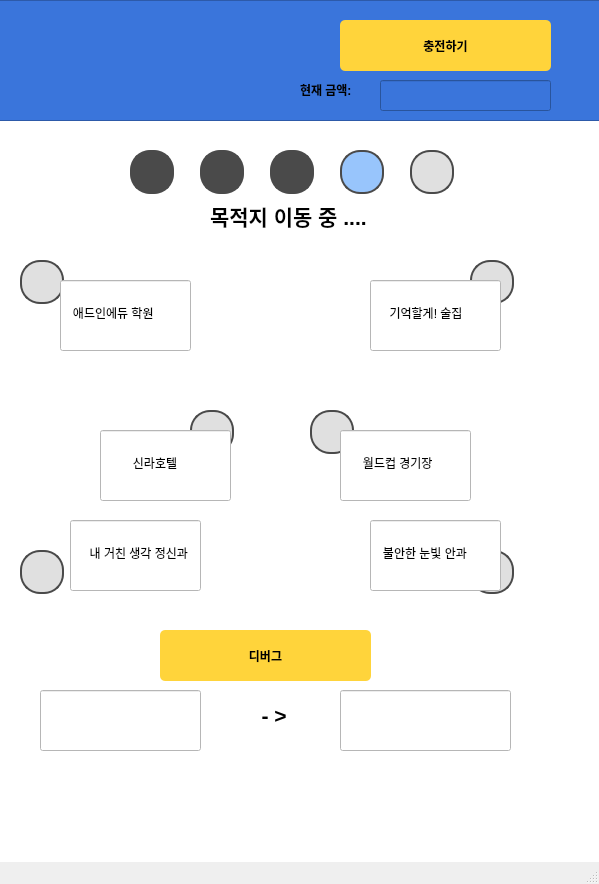
<?xml version="1.0" encoding="UTF-8"?>
<ui version="4.0">
 <class>MainWindow</class>
 <widget class="QMainWindow" name="MainWindow">
  <property name="geometry">
   <rect>
    <x>0</x>
    <y>0</y>
    <width>599</width>
    <height>884</height>
   </rect>
  </property>
  <property name="windowTitle">
   <string>MainWindow</string>
  </property>
  <widget class="QWidget" name="centralwidget">
   <property name="styleSheet">
    <string notr="true">background-color: white;
</string>
   </property>
   <widget class="QWidget" name="verticalLayoutWidget">
    <property name="geometry">
     <rect>
      <x>-10</x>
      <y>0</y>
      <width>621</width>
      <height>121</height>
     </rect>
    </property>
    <layout class="QVBoxLayout" name="verticalLayout">
     <item>
      <widget class="QFrame" name="frame">
       <property name="styleSheet">
        <string notr="true">background-color: #3A75DB
</string>
       </property>
       <property name="frameShape">
        <enum>QFrame::StyledPanel</enum>
       </property>
       <property name="frameShadow">
        <enum>QFrame::Raised</enum>
       </property>
       <widget class="QToolButton" name="ChargeBtn">
        <property name="geometry">
         <rect>
          <x>350</x>
          <y>20</y>
          <width>211</width>
          <height>51</height>
         </rect>
        </property>
        <property name="styleSheet">
         <string notr="true">background-color: #FFD43B;
color: black;
font-weight: bold;
border-radius: 5px;
padding: 5px 10px;
</string>
        </property>
        <property name="text">
         <string>충전하기</string>
        </property>
       </widget>
       <widget class="QLineEdit" name="Logo">
        <property name="geometry">
         <rect>
          <x>30</x>
          <y>20</y>
          <width>81</width>
          <height>71</height>
         </rect>
        </property>
        <property name="styleSheet">
         <string notr="true">QLineEdit {
    background-image: url(/home/lim/dev_ws/addintexi/UserGUI/data/icon/logo.png);
    background-repeat: no-repeat;
    background-position: center;
    background-size: cover; 
    border: none;
    padding: 0px;
}
</string>
        </property>
       </widget>
       <widget class="QLineEdit" name="LeftMoney">
        <property name="geometry">
         <rect>
          <x>390</x>
          <y>80</y>
          <width>171</width>
          <height>31</height>
         </rect>
        </property>
        <property name="readOnly">
         <bool>true</bool>
        </property>
       </widget>
       <widget class="QLabel" name="label_5">
        <property name="geometry">
         <rect>
          <x>310</x>
          <y>80</y>
          <width>66</width>
          <height>19</height>
         </rect>
        </property>
        <property name="font">
         <font>
          <weight>75</weight>
          <bold>true</bold>
         </font>
        </property>
        <property name="text">
         <string>현재 금액:</string>
        </property>
       </widget>
      </widget>
     </item>
    </layout>
   </widget>
   <widget class="QLineEdit" name="Prograss1">
    <property name="geometry">
     <rect>
      <x>130</x>
      <y>150</y>
      <width>44</width>
      <height>44</height>
     </rect>
    </property>
    <property name="styleSheet">
     <string notr="true">QLineEdit {
    background-color: #4A4A4A; /* 배경색 - 회색 */
    color: #000000;           /* 텍스트 색상 - 검정 */
    border: 2px solid #4A4A4A; /* 테두리 - 회색 */
    border-radius: 20px;       /* 반지름을 크기에 맞춰 조정 */
    min-width: 40px;           /* 최소 너비 (원 크기) */
    min-height: 40px;          /* 최소 높이 (원 크기) */
    max-width: 40px;
    max-height: 40px;
    padding: 0px;
    text-align: center;
}</string>
    </property>
   </widget>
   <widget class="QLineEdit" name="Prograss2">
    <property name="geometry">
     <rect>
      <x>200</x>
      <y>150</y>
      <width>44</width>
      <height>44</height>
     </rect>
    </property>
    <property name="styleSheet">
     <string notr="true">QLineEdit {
    background-color: #4A4A4A; /* 배경색 - 회색 */
    color: #000000;           /* 텍스트 색상 - 검정 */
    border: 2px solid #4A4A4A; /* 테두리 - 회색 */
    border-radius: 20px;       /* 반지름을 크기에 맞춰 조정 */
    min-width: 40px;           /* 최소 너비 (원 크기) */
    min-height: 40px;          /* 최소 높이 (원 크기) */
    max-width: 40px;
    max-height: 40px;
    padding: 0px;
    text-align: center;
}</string>
    </property>
   </widget>
   <widget class="QLineEdit" name="Prograss3">
    <property name="geometry">
     <rect>
      <x>270</x>
      <y>150</y>
      <width>44</width>
      <height>44</height>
     </rect>
    </property>
    <property name="styleSheet">
     <string notr="true">QLineEdit {
    background-color: #4A4A4A; /* 배경색 - 회색 */
    color: #000000;           /* 텍스트 색상 - 검정 */
    border: 2px solid #4A4A4A; /* 테두리 - 회색 */
    border-radius: 20px;       /* 반지름을 크기에 맞춰 조정 */
    min-width: 40px;           /* 최소 너비 (원 크기) */
    min-height: 40px;          /* 최소 높이 (원 크기) */
    max-width: 40px;
    max-height: 40px;
    padding: 0px;
    text-align: center;
}</string>
    </property>
   </widget>
   <widget class="QLineEdit" name="Prograss4">
    <property name="geometry">
     <rect>
      <x>340</x>
      <y>150</y>
      <width>44</width>
      <height>44</height>
     </rect>
    </property>
    <property name="styleSheet">
     <string notr="true">QLineEdit {
    background-color: #98C5FC;  /* 파란색 */
    color: #000000;
    border: 2px solid #4A4A4A; /* 테두리 - 회색 */
    border-radius: 20px;       /* 반지름을 크기에 맞춰 조정 */
    min-width: 40px;           /* 최소 너비 (원 크기) */
    min-height: 40px;          /* 최소 높이 (원 크기) */
    max-width: 40px;
    max-height: 40px;
    padding: 0px;
    text-align: center;
}</string>
    </property>
   </widget>
   <widget class="QLineEdit" name="Prograss5">
    <property name="geometry">
     <rect>
      <x>410</x>
      <y>150</y>
      <width>44</width>
      <height>44</height>
     </rect>
    </property>
    <property name="styleSheet">
     <string notr="true">QLineEdit {
    background-color: #E0E0E0; /* 배경색 - 회색 */
    color: #000000;           /* 텍스트 색상 - 검정 */
    border: 2px solid #4A4A4A; /* 테두리 - 회색 */
    border-radius: 20px;       /* 반지름을 크기에 맞춰 조정 */
    min-width: 40px;           /* 최소 너비 (원 크기) */
    min-height: 40px;          /* 최소 높이 (원 크기) */
    max-width: 40px;
    max-height: 40px;
    padding: 0px;
    text-align: center;
}</string>
    </property>
   </widget>
   <widget class="QLineEdit" name="Map">
    <property name="geometry">
     <rect>
      <x>20</x>
      <y>260</y>
      <width>521</width>
      <height>351</height>
     </rect>
    </property>
    <property name="styleSheet">
     <string notr="true">QLineEdit {
    background-image: url(/home/lim/dev_ws/addintexi/UserGUI/data/map/map.png);
    background-repeat: no-repeat;
    background-position: center;
    background-size: cover; 
    border: none;
    padding: 0px;
}</string>
    </property>
   </widget>
   <widget class="QLineEdit" name="Icon1">
    <property name="geometry">
     <rect>
      <x>20</x>
      <y>260</y>
      <width>44</width>
      <height>44</height>
     </rect>
    </property>
    <property name="styleSheet">
     <string notr="true">QLineEdit {
    background-color: #E0E0E0; /* 배경색 - 회색 */
    color: #000000;           /* 텍스트 색상 - 검정 */
    border: 2px solid #4A4A4A; /* 테두리 - 회색 */
    border-radius: 20px;       /* 반지름을 크기에 맞춰 조정 */
    min-width: 40px;           /* 최소 너비 (원 크기) */
    min-height: 40px;          /* 최소 높이 (원 크기) */
    max-width: 40px;
    max-height: 40px;
    padding: 0px;
    text-align: center;
}</string>
    </property>
   </widget>
   <widget class="QLineEdit" name="Icon2">
    <property name="geometry">
     <rect>
      <x>470</x>
      <y>260</y>
      <width>44</width>
      <height>44</height>
     </rect>
    </property>
    <property name="styleSheet">
     <string notr="true">QLineEdit {
    background-color: #E0E0E0; /* 배경색 - 회색 */
    color: #000000;           /* 텍스트 색상 - 검정 */
    border: 2px solid #4A4A4A; /* 테두리 - 회색 */
    border-radius: 20px;       /* 반지름을 크기에 맞춰 조정 */
    min-width: 40px;           /* 최소 너비 (원 크기) */
    min-height: 40px;          /* 최소 높이 (원 크기) */
    max-width: 40px;
    max-height: 40px;
    padding: 0px;
    text-align: center;
}</string>
    </property>
   </widget>
   <widget class="QLineEdit" name="Icon4">
    <property name="geometry">
     <rect>
      <x>470</x>
      <y>550</y>
      <width>44</width>
      <height>44</height>
     </rect>
    </property>
    <property name="styleSheet">
     <string notr="true">QLineEdit {
    background-color: #E0E0E0; /* 배경색 - 회색 */
    color: #000000;           /* 텍스트 색상 - 검정 */
    border: 2px solid #4A4A4A; /* 테두리 - 회색 */
    border-radius: 20px;       /* 반지름을 크기에 맞춰 조정 */
    min-width: 40px;           /* 최소 너비 (원 크기) */
    min-height: 40px;          /* 최소 높이 (원 크기) */
    max-width: 40px;
    max-height: 40px;
    padding: 0px;
    text-align: center;
}</string>
    </property>
   </widget>
   <widget class="QLineEdit" name="Icon3">
    <property name="geometry">
     <rect>
      <x>20</x>
      <y>550</y>
      <width>44</width>
      <height>44</height>
     </rect>
    </property>
    <property name="styleSheet">
     <string notr="true">QLineEdit {
    background-color: #E0E0E0; /* 배경색 - 회색 */
    color: #000000;           /* 텍스트 색상 - 검정 */
    border: 2px solid #4A4A4A; /* 테두리 - 회색 */
    border-radius: 20px;       /* 반지름을 크기에 맞춰 조정 */
    min-width: 40px;           /* 최소 너비 (원 크기) */
    min-height: 40px;          /* 최소 높이 (원 크기) */
    max-width: 40px;
    max-height: 40px;
    padding: 0px;
    text-align: center;
}</string>
    </property>
   </widget>
   <widget class="QLineEdit" name="Icon5">
    <property name="geometry">
     <rect>
      <x>190</x>
      <y>410</y>
      <width>44</width>
      <height>44</height>
     </rect>
    </property>
    <property name="styleSheet">
     <string notr="true">QLineEdit {
    background-color: #E0E0E0; /* 배경색 - 회색 */
    color: #000000;           /* 텍스트 색상 - 검정 */
    border: 2px solid #4A4A4A; /* 테두리 - 회색 */
    border-radius: 20px;       /* 반지름을 크기에 맞춰 조정 */
    min-width: 40px;           /* 최소 너비 (원 크기) */
    min-height: 40px;          /* 최소 높이 (원 크기) */
    max-width: 40px;
    max-height: 40px;
    padding: 0px;
    text-align: center;
}</string>
    </property>
   </widget>
   <widget class="QLineEdit" name="Icon6">
    <property name="geometry">
     <rect>
      <x>310</x>
      <y>410</y>
      <width>44</width>
      <height>44</height>
     </rect>
    </property>
    <property name="styleSheet">
     <string notr="true">QLineEdit {
    background-color: #E0E0E0; /* 배경색 - 회색 */
    color: #000000;           /* 텍스트 색상 - 검정 */
    border: 2px solid #4A4A4A; /* 테두리 - 회색 */
    border-radius: 20px;       /* 반지름을 크기에 맞춰 조정 */
    min-width: 40px;           /* 최소 너비 (원 크기) */
    min-height: 40px;          /* 최소 높이 (원 크기) */
    max-width: 40px;
    max-height: 40px;
    padding: 0px;
    text-align: center;
}</string>
    </property>
   </widget>
   <widget class="QLineEdit" name="Info1">
    <property name="geometry">
     <rect>
      <x>60</x>
      <y>280</y>
      <width>131</width>
      <height>71</height>
     </rect>
    </property>
    <property name="text">
     <string>   애드인에듀 학원</string>
    </property>
   </widget>
   <widget class="QLineEdit" name="Info2">
    <property name="geometry">
     <rect>
      <x>370</x>
      <y>280</y>
      <width>131</width>
      <height>71</height>
     </rect>
    </property>
    <property name="text">
     <string>     기억할게! 술집</string>
    </property>
   </widget>
   <widget class="QLineEdit" name="Info5">
    <property name="geometry">
     <rect>
      <x>100</x>
      <y>430</y>
      <width>131</width>
      <height>71</height>
     </rect>
    </property>
    <property name="text">
     <string>         신라호텔</string>
    </property>
   </widget>
   <widget class="QLineEdit" name="Info6">
    <property name="geometry">
     <rect>
      <x>340</x>
      <y>430</y>
      <width>131</width>
      <height>71</height>
     </rect>
    </property>
    <property name="text">
     <string>      월드컵 경기장</string>
    </property>
    <property name="readOnly">
     <bool>false</bool>
    </property>
   </widget>
   <widget class="QLineEdit" name="Info3">
    <property name="geometry">
     <rect>
      <x>70</x>
      <y>520</y>
      <width>131</width>
      <height>71</height>
     </rect>
    </property>
    <property name="text">
     <string>     내 거친 생각 정신과</string>
    </property>
   </widget>
   <widget class="QLineEdit" name="Info4">
    <property name="geometry">
     <rect>
      <x>370</x>
      <y>520</y>
      <width>131</width>
      <height>71</height>
     </rect>
    </property>
    <property name="text">
     <string>   불안한 눈빛 안과</string>
    </property>
    <property name="readOnly">
     <bool>false</bool>
    </property>
   </widget>
   <widget class="QLineEdit" name="start">
    <property name="geometry">
     <rect>
      <x>40</x>
      <y>690</y>
      <width>161</width>
      <height>61</height>
     </rect>
    </property>
    <property name="readOnly">
     <bool>true</bool>
    </property>
   </widget>
   <widget class="QLineEdit" name="destination">
    <property name="geometry">
     <rect>
      <x>340</x>
      <y>690</y>
      <width>171</width>
      <height>61</height>
     </rect>
    </property>
    <property name="readOnly">
     <bool>true</bool>
    </property>
   </widget>
   <widget class="QLabel" name="label">
    <property name="geometry">
     <rect>
      <x>210</x>
      <y>200</y>
      <width>201</width>
      <height>31</height>
     </rect>
    </property>
    <property name="font">
     <font>
      <pointsize>16</pointsize>
      <weight>75</weight>
      <bold>true</bold>
     </font>
    </property>
    <property name="text">
     <string>목적지 이동 중 ....</string>
    </property>
   </widget>
   <widget class="QLabel" name="label_4">
    <property name="geometry">
     <rect>
      <x>250</x>
      <y>690</y>
      <width>41</width>
      <height>51</height>
     </rect>
    </property>
    <property name="font">
     <font>
      <pointsize>16</pointsize>
      <weight>75</weight>
      <bold>true</bold>
     </font>
    </property>
    <property name="text">
     <string>  - &gt;</string>
    </property>
   </widget>
   <widget class="QToolButton" name="Debug">
    <property name="geometry">
     <rect>
      <x>160</x>
      <y>630</y>
      <width>211</width>
      <height>51</height>
     </rect>
    </property>
    <property name="styleSheet">
     <string notr="true">background-color: #FFD43B;
color: black;
font-weight: bold;
border-radius: 5px;
padding: 5px 10px;
</string>
    </property>
    <property name="text">
     <string>디버그</string>
    </property>
   </widget>
  </widget>
  <widget class="QStatusBar" name="statusbar"/>
 </widget>
 <resources/>
 <connections/>
</ui>
